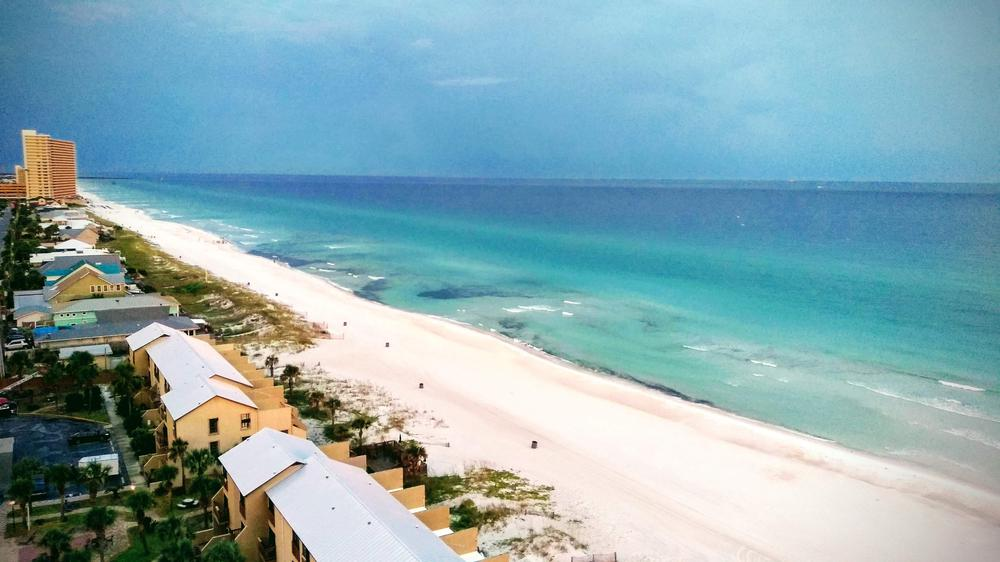
#> input picture assignments/ps_1/inputSeamCarvingBeach.jpg, 1000 x 562 px, given in place of inputSeamCarvingPrague.jpg, which was not available
$ python SeamCarvingIncreaseWidth.py
#> lines starting #> are read from the running program, lines starting #| are printed output that depends on the picture; pictures that were not available may be replaced by others from this repository, and a replacement may not be noted
#> in load_image, returned value is the input picture: shape (562, 1000, 3); mean R, G, B 136.3, 169.8, 176.9
### assignments/ps_1/energy_image.py
import numpy as np
from skimage.color import rgb2gray
from scipy.signal import convolve, correlate
from skimage import filters

def energy_image(im, function='gradient'):

#> called with function = 'gradient'
    if len(im.shape) == 3:
        im = rgb2gray(im.copy())
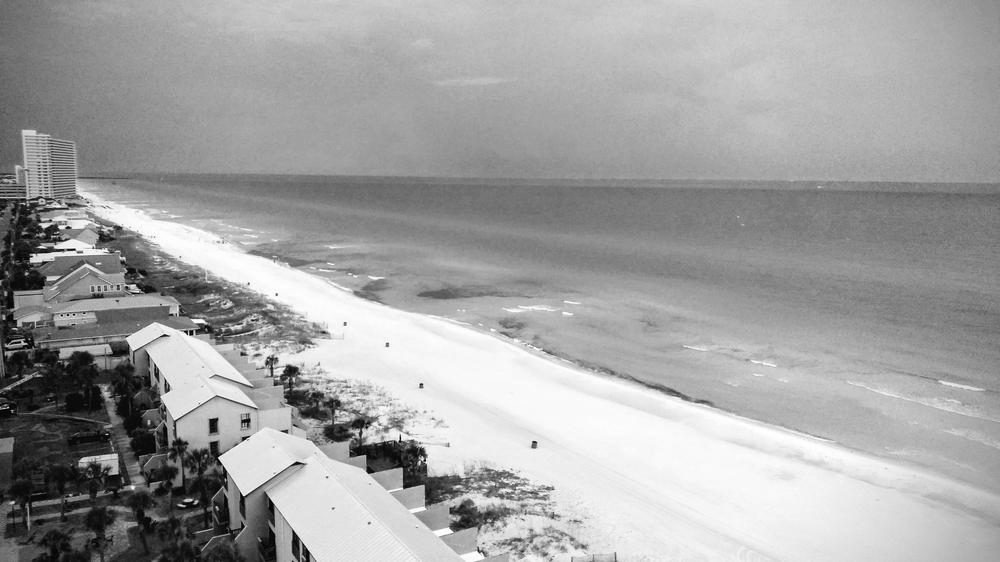
#> im: shape (562, 1000) float64; min 0, max 1, mean 0.64

    if function == 'gradient':

        dx = np.abs(convolve(im, [[1, -1]], 'same'))
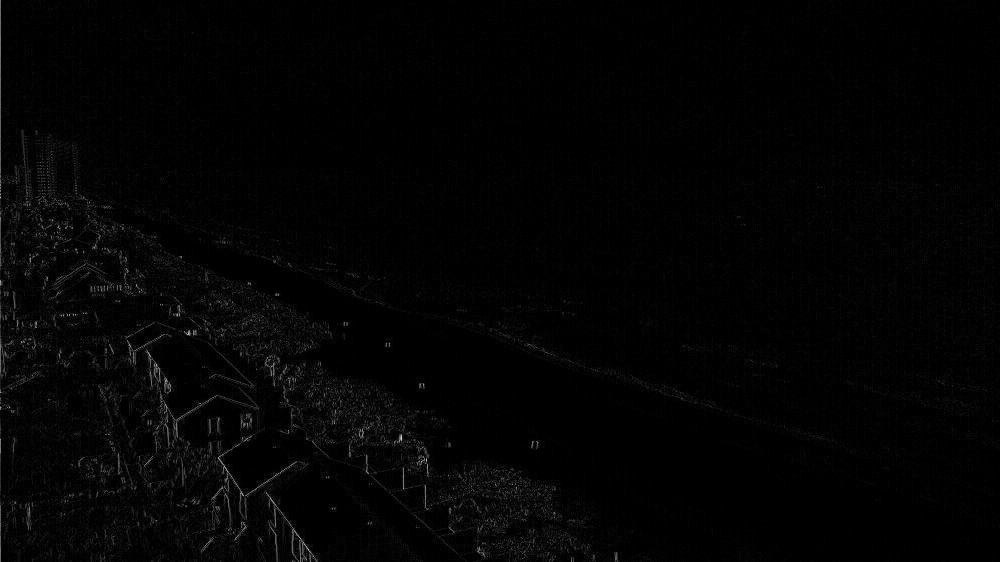
#> dx: shape (562, 1000) float64; min 0, max 0.859, mean 0.0155
        dy = np.abs(convolve(im, [[1], [-1]], 'same'))
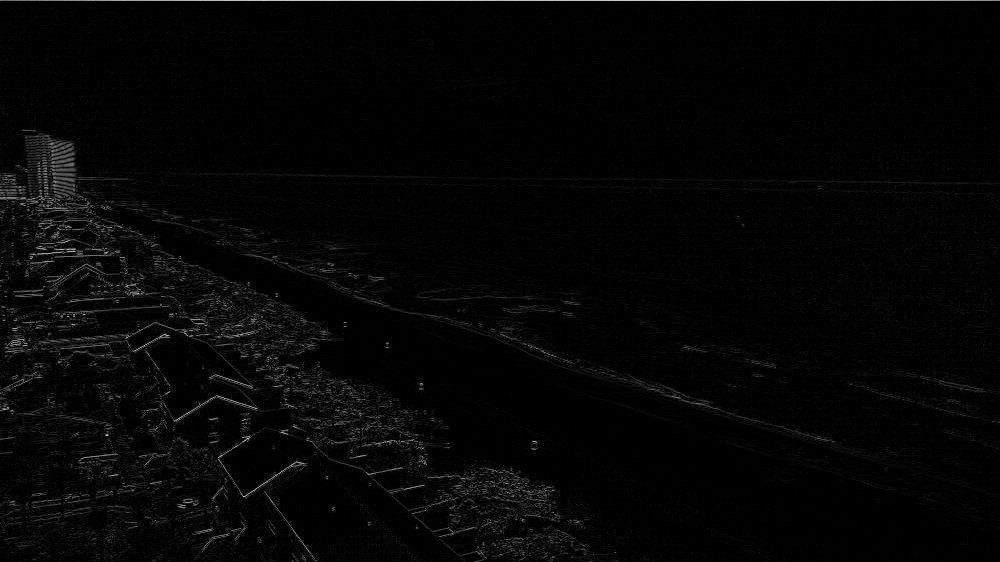
#> dy: shape (562, 1000) float64; min 0, max 0.836, mean 0.023

        return dx + dy
#> returned value: shape (562, 1000) float64

    elif function == 'gaussian':

        return filters.gaussian(im)

    elif function == 'median':

        return filters.median(im)

    elif function == 'laplace':

        return filters.laplace(im)

    elif function == 'sobel':

        dx = np.abs(correlate(im, [[-1, 0, 1], [-2, 0, 2], [-1, 0, 1]], 'same'))
        dy = np.abs(correlate(im, [[-1, -2, -1], [0, 0, 0], [1, 2, 1]], 'same'))

        return dx + dy

    elif function =='extended':

        dx = np.abs(convolve(im, [[2, 1, 0, -1, -2]], 'same'))
        dy = np.abs(convolve(im, [[2], [1], [0], [-1], [-2]], 'same'))

        return dx + dy

    elif function == 'disruption':

        kernel = np.array([[1, 1, 1], [1, 1, 1], [1, 1, 1]]) / 9
        mean = correlate(im, kernel, 'same')

        return np.abs(im - mean)

### assignments/ps_1/cumulative_minimum_energy_map.py
import numpy as np
from scipy.ndimage.filters import minimum_filter1d

def cumulative_minimum_energy_map(energyImage, seamDirection):

#> called with seamDirection = 'VERTICAL'
    cumulativeEnergyMap = energyImage.copy()
    rows, cols = energyImage.shape
#> rows = 562; cols = 1000

    if seamDirection == 'VERTICAL':
        for i in range(1, rows):
            cumulativeEnergyMap[i] += minimum_filter1d(cumulativeEnergyMap[i-1], 3, -1)
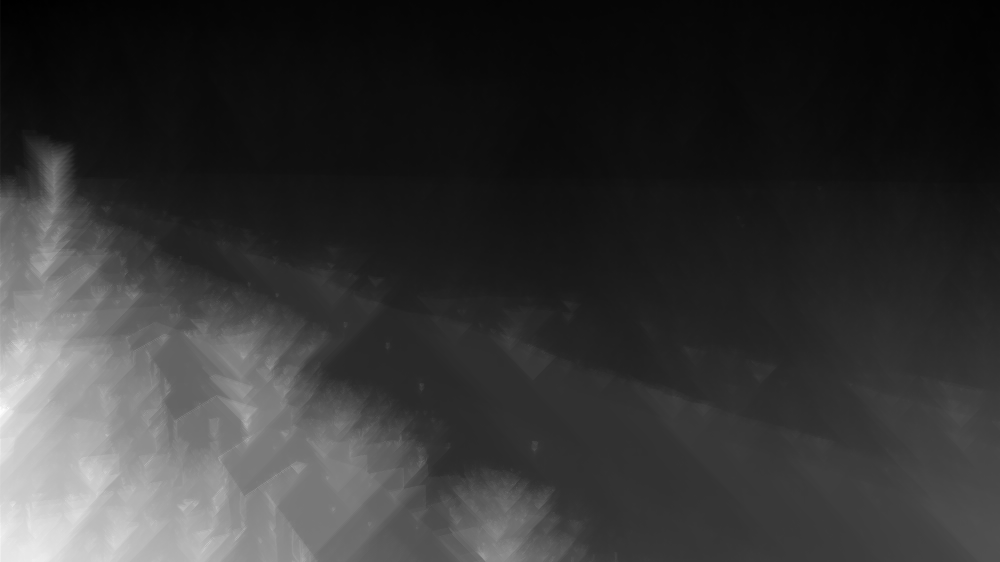
#> cumulativeEnergyMap: shape (562, 1000) float64; min 0.409, max 15.49, mean 3.5; drawn with min black and max white

    elif seamDirection == 'HORIZONTAL':
        for j in range(1, cols):
            cumulativeEnergyMap[:, j] += minimum_filter1d(cumulativeEnergyMap[:, j-1], 3, 0)

    return cumulativeEnergyMap

### assignments/ps_1/find_optimal_vertical_seams.py
import numpy as np

def find_optimal_vertical_seams(cumulativeEnergyMap, k_seams):

#> called with k_seams = 100
    rows, cols = cumulativeEnergyMap.shape
#> rows = 562; cols = 1000
    v_seams = np.zeros((rows, k_seams)).astype(int)
    top_k = np.argsort(cumulativeEnergyMap[-1])[:k_seams]
#> top_k = 100 values, max 742 at index 98, min 621 at index 93, mean 686.9
    v_seams[-1, :] = top_k
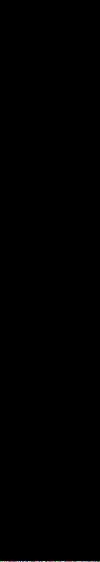
#> v_seams: shape (562, 100) int64; 101 distinct labels, from 0 to 742; one colour per label, 0 black

    for j in range(v_seams.shape[1]):

        col = v_seams[-1, j]

        for i in range(rows-2, -1, -1):

            v_seams[i, j] = col - 1 + np.argmin(cumulativeEnergyMap[i, int(max(0, col-1)):int(min(col+2, cols))])
            col = v_seams[i, j]
#> this loop made 100 passes
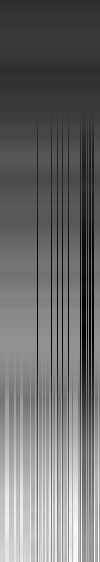
#> v_seams: shape (562, 100) int64; min 482, max 742, mean 593.8; drawn with min black and max white

    return v_seams

### assignments/ps_1/SeamCarvingIncreaseWidth.py
import argparse
import numpy as np
import matplotlib.pyplot as plt
import matplotlib.image as mpimg
from scipy.signal import convolve
from scipy import ndimage
from skimage.color import rgb2gray

from energy_image import energy_image
from cumulative_minimum_energy_map import cumulative_minimum_energy_map
from find_optimal_vertical_seams import find_optimal_vertical_seams
from reduceWidth import reduceWidth

def load_image(filename):
    return mpimg.imread(filename)


def increase_width_by(im, vertical_seams):

    old_im = im.copy()

    for j in range(vertical_seams.shape[1]):

        new_im = np.zeros((old_im.shape[0], old_im.shape[1]+1, old_im.shape[2])).astype('uint8')

        for i in range(vertical_seams.shape[0]):
            idx = vertical_seams[i, j]
            new_pixel = np.mean(old_im[i, idx-1:idx+2], 0).astype('uint8')
            new_im[i, :idx+1] = old_im[i, :idx+1]
            new_im[i, idx+1] = new_pixel
            new_im[i, idx+2:] = old_im[i, idx+1:]

        old_im = new_im.copy()
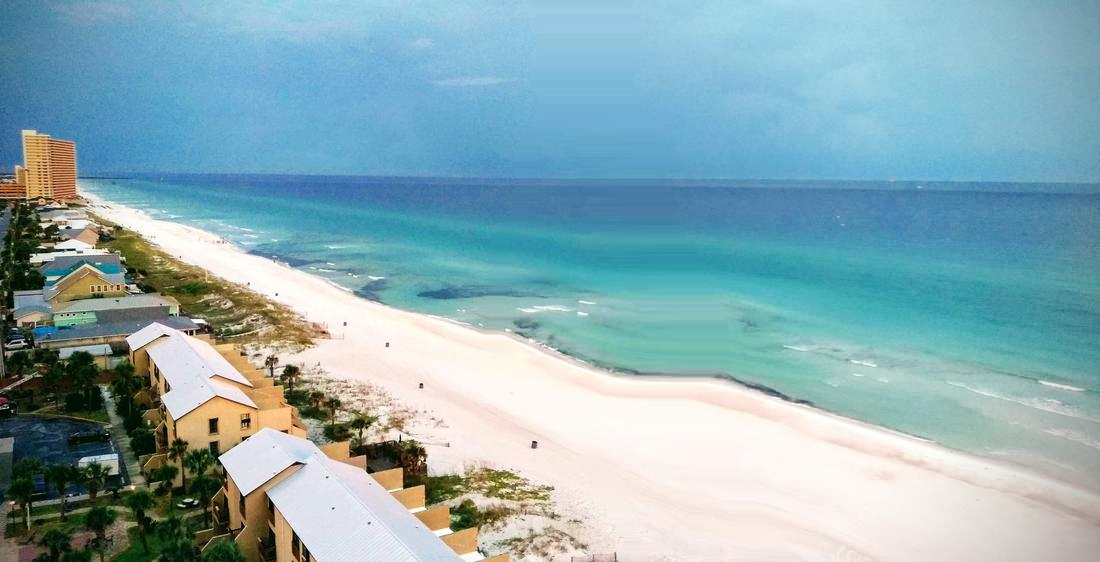
#> new_im: shape (562, 1100, 3); mean of channels 0, 1, 2 138, 172.1, 179.8; drawn as R, G, B

    return new_im


if __name__ == '__main__':

    parser = argparse.ArgumentParser(description='Process some integers.')
    parser.add_argument('--filenames', nargs='*', type=str, action='store', default=['Prague', 'Mall'],
                        help='Filename of image to load')
    parser.add_argument('--n_pixels', type=int, default=100, help='Number of pixels by which to reduce width')
    parser.add_argument('--energy_function', type=str, default='gradient', help='Energy function to use in calculating Energy Image')
    parser.add_argument('--ef_in_out', action='store_true')
    args = parser.parse_args()

    for filename in args.filenames:

        im = load_image('inputSeamCarving{}.jpg'.format(filename))
        energyImage = energy_image(im, args.energy_function)
        cumulativeEnergyMap = cumulative_minimum_energy_map(energyImage, 'VERTICAL')
        vertical_seams = find_optimal_vertical_seams(cumulativeEnergyMap, args.n_pixels)
        increasedIm = increase_width_by(im, vertical_seams)

        if args.ef_in_out:
            mpimg.imsave('outputIncreaseWidth_{}_{}.png'.format(args.energy_function, filename), increasedIm)
        else:
            mpimg.imsave('outputIncreaseWidth{}.png'.format(filename), increasedIm)

        plt.imshow(increasedIm)
        plt.show()
#> pass 2 of the loop `for filename in args.filenames:`:
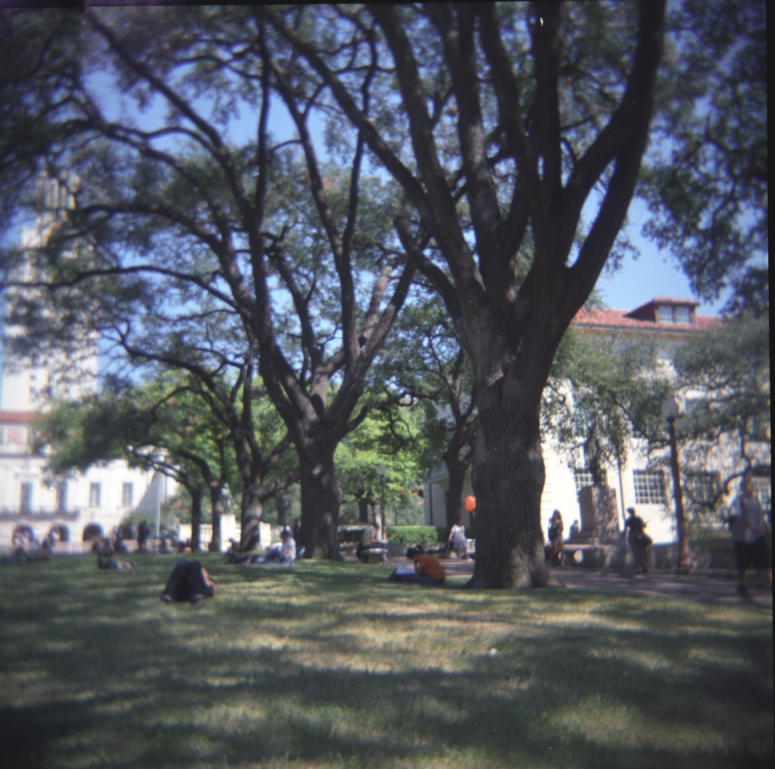
#> input picture assignments/ps_1/inputSeamCarvingMall.jpg, 775 x 769 px
#> in load_image, returned value is the input picture: shape (769, 775, 3); mean R, G, B 83.8, 88.4, 96.4
#> im: shape (769, 775) float64
#> dx: shape (769, 775) float64
#> dy: shape (769, 775) float64
#> after the loop in cumulative_minimum_energy_map (call 2), `for i in range(1, rows):`:
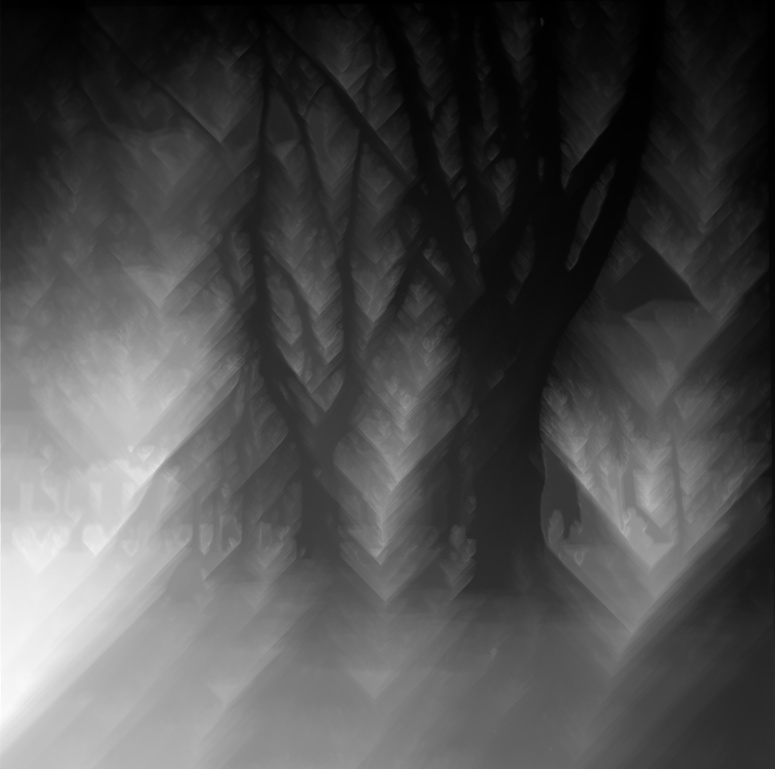
#> cumulativeEnergyMap: shape (769, 775) float64; min 0.0829, max 8.77, mean 2.73; drawn with min black and max white
#> the loop in find_optimal_vertical_seams (call 2), `for j in range(v_seams.shape[1]): ` made 100 passes
#> after the loop in increase_width_by (call 2), `for j in range(vertical_seams.shape[1]):`:
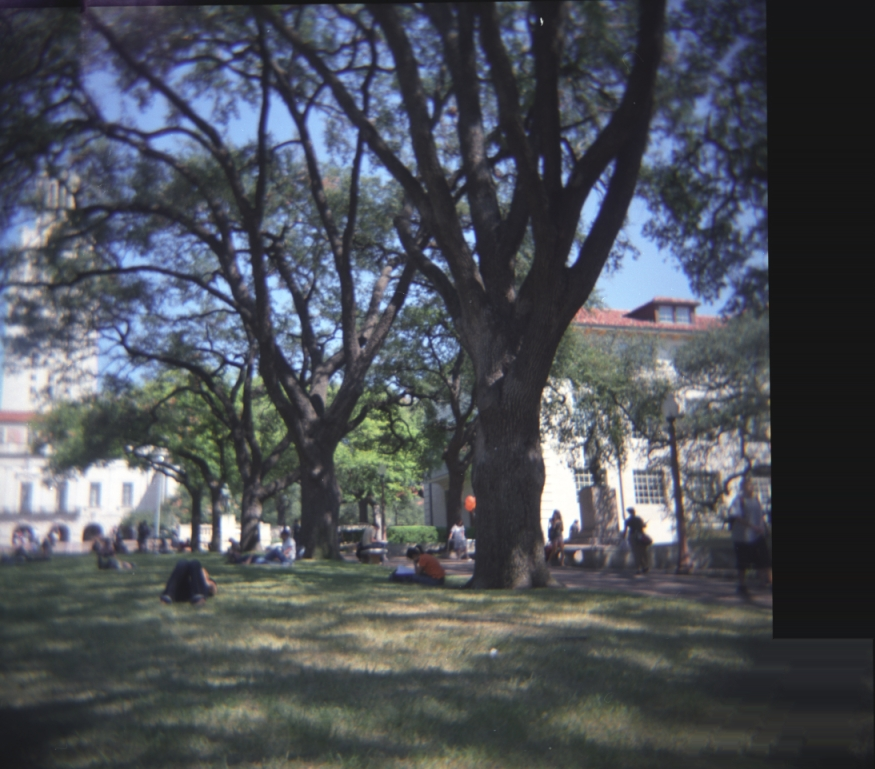
#> new_im: shape (769, 875, 3); mean of channels 0, 1, 2 77.1, 81.2, 88.3; drawn as R, G, B
